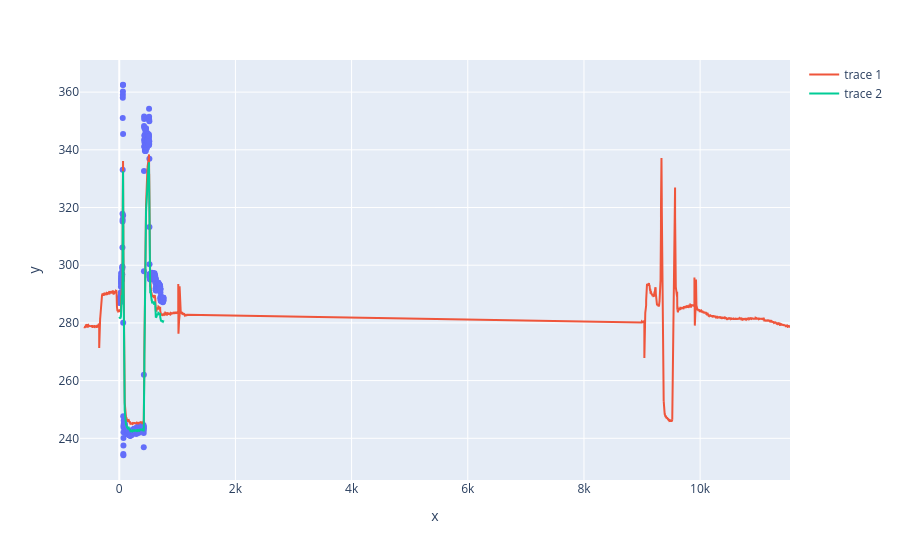

Here is the notebook cell this chart was saved with:
### Code cell
fig = px.scatter(x=df['timeS'],y=df['o2_umol_L'])
fig.add_scatter(x=rbr_subset['time_elapsed'].dt.total_seconds()+offset, y=rbr_subset['Dissolved O2 concentration'])
fig.add_scatter(x=df['time_elapsed'].dt.total_seconds()+offset, y=df['o2_adjusted']/1.033)

### Figure 1 — Plotly figure (JSON) as saved in the notebook; plotly's stock layout.template omitted (floating-point values rounded to 4 significant figures; data arrays with more than 128 entries replaced by an {"elided": "..."} marker saying what was removed)
{"data": [{"hovertemplate": "x=%{x}<br>y=%{y}<extra></extra>", "legendgroup": "", "marker": {"color": "#636efa", "symbol": "circle"}, "mode": "markers", "name": "", "orientation": "v", "showlegend": false, "type": "scatter", "x": {"elided": "763 float values"}, "xaxis": "x", "y": {"elided": "763 float values"}, "yaxis": "y"}, {"type": "scatter", "x": {"elided": "8642 float values"}, "y": {"elided": "8642 float values"}}, {"type": "scatter", "x": {"elided": "763 float values"}, "y": {"elided": "763 float values"}}], "layout": {"legend": {"tracegroupgap": 0}, "margin": {"t": 60}, "xaxis": {"anchor": "y", "domain": [0, 1], "title": {"text": "x"}}, "yaxis": {"anchor": "x", "domain": [0, 1], "title": {"text": "y"}}}}
